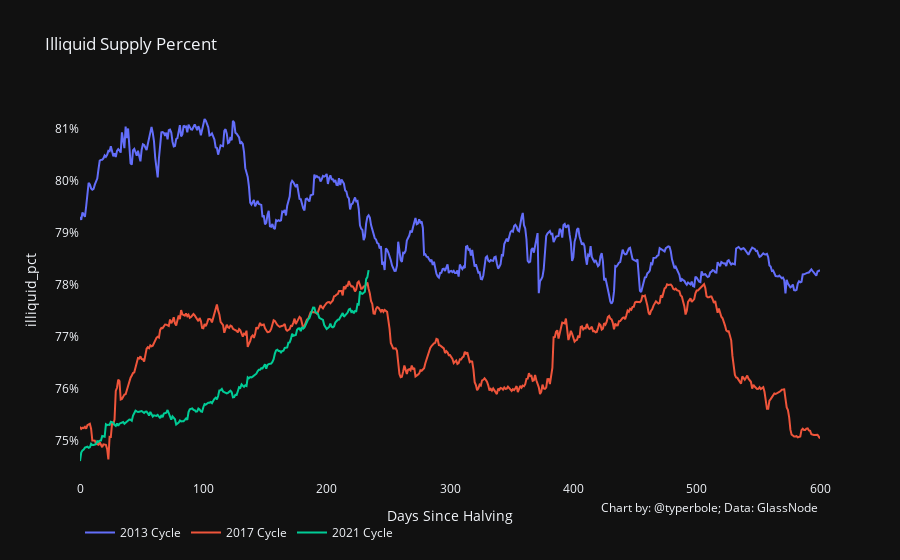

Write notebook code for a chart like this one.
### Code cell
plot_comparison_chart(
    supply, 'illiquid_pct', cycle='halving', index=False, title='Illiquid Supply Percent', 
    data_source='GlassNode', y_axis_format=".0%")

### Figure 1 — Plotly figure (JSON) as saved in the notebook; plotly's stock layout.template omitted (floating-point values rounded to 4 significant figures; data arrays with more than 128 entries replaced by an {"elided": "..."} marker saying what was removed)
{"data": [{"name": "2013 Cycle", "type": "scatter", "x": {"elided": "601 int values"}, "xaxis": "x", "y": {"elided": "601 float values"}, "yaxis": "y"}, {"name": "2017 Cycle", "type": "scatter", "x": {"elided": "601 int values"}, "xaxis": "x", "y": {"elided": "601 float values"}, "yaxis": "y"}, {"name": "2021 Cycle", "type": "scatter", "x": {"elided": "601 int values"}, "xaxis": "x", "y": {"elided": "601 float values"}, "yaxis": "y"}], "layout": {"annotations": [{"showarrow": false, "text": "Chart by: @typerbole; Data: GlassNode", "x": 1, "xanchor": "right", "xref": "paper", "xshift": 0, "y": -0.1, "yanchor": "auto", "yref": "paper", "yshift": 0}], "legend": {"orientation": "h"}, "showlegend": true, "title": {"text": "Illiquid Supply Percent"}, "xaxis": {"anchor": "y", "domain": [0, 1], "showgrid": false, "showline": false, "title": {"text": "Days Since Halving"}, "zeroline": false}, "yaxis": {"anchor": "x", "domain": [0, 1], "showgrid": false, "showline": false, "tickformat": ".0%", "title": {"text": "illiquid_pct"}, "type": "linear", "zeroline": false}}}
